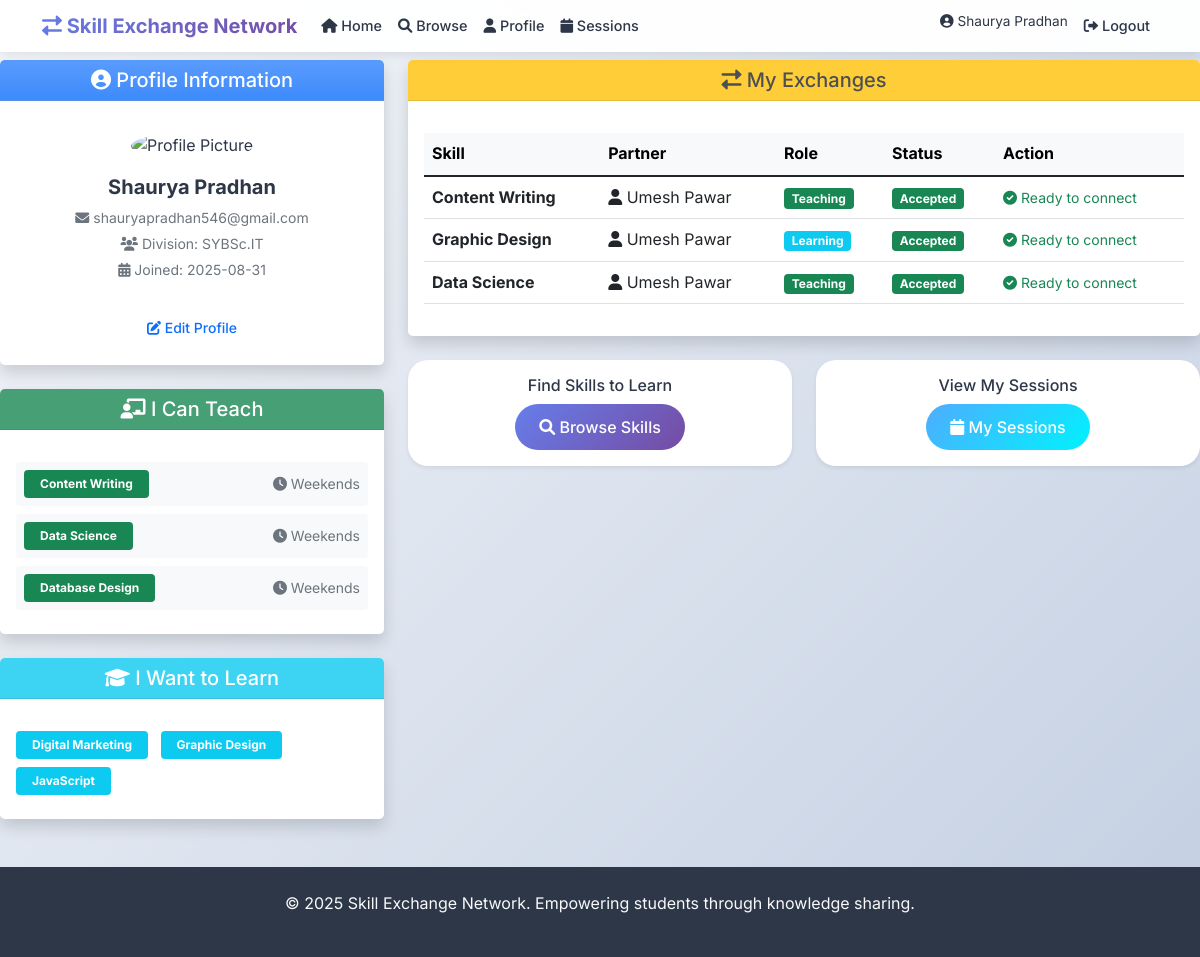
Screenshot of /profile (signed in) with the database file from the repository.
### tables this page shows
CREATE TABLE users (
                id INTEGER PRIMARY KEY AUTOINCREMENT,
                name TEXT NOT NULL,
                email TEXT UNIQUE NOT NULL,
                password TEXT NOT NULL,
                division TEXT NOT NULL,
                created_at TIMESTAMP DEFAULT CURRENT_TIMESTAMP
            );

CREATE TABLE user_teaches (
                id INTEGER PRIMARY KEY AUTOINCREMENT,
                user_id INTEGER NOT NULL,
                skill_id INTEGER NOT NULL,
                available_time TEXT,
                FOREIGN KEY (user_id) REFERENCES users (id),
                FOREIGN KEY (skill_id) REFERENCES skills (id)
            );

CREATE TABLE skills (
                id INTEGER PRIMARY KEY AUTOINCREMENT,
                name TEXT UNIQUE NOT NULL,
                category TEXT DEFAULT 'General'
            );

CREATE TABLE exchanges (
                id INTEGER PRIMARY KEY AUTOINCREMENT,
                teacher_id INTEGER NOT NULL,
                learner_id INTEGER NOT NULL,
                skill_id INTEGER NOT NULL,
                status TEXT DEFAULT 'pending',
                session_time TEXT,
                created_at TIMESTAMP DEFAULT CURRENT_TIMESTAMP,
                FOREIGN KEY (teacher_id) REFERENCES users (id),
                FOREIGN KEY (learner_id) REFERENCES users (id),
                FOREIGN KEY (skill_id) REFERENCES skills (id)
            );

### app.py (the view)
@app.route('/profile')
def profile():
    if 'user_id' not in session:
        flash('Please log in to access your profile!', 'warning')
        return redirect(url_for('login'))
    user_id = session['user_id']
    conn = get_db_connection()
    cursor = conn.cursor()
    try:
        cursor.execute('SELECT id, name, email, division, created_at FROM users WHERE id = ?', (user_id,))
        user = cursor.fetchone()
        if not user:
            session.clear()
            flash('User not found!', 'error')
            return redirect(url_for('login'))
        cursor.execute('''
            SELECT s.name, ut.available_time
            FROM skills s
            JOIN user_teaches ut ON s.id = ut.skill_id
            WHERE ut.user_id = ?
        ''', (user_id,))
        teaching_skills = cursor.fetchall()
        cursor.execute('''
            SELECT s.name
            FROM skills s
            JOIN user_learns ul ON s.id = ul.skill_id
            WHERE ul.user_id = ?
        ''', (user_id,))
        learning_skills = cursor.fetchall()
        cursor.execute('''
            SELECT
                e.id, e.status, e.session_time, e.created_at,
                s.name as skill_name,
                CASE
                    WHEN e.teacher_id = ? THEN u2.name
                    ELSE u1.name
                END as partner_name,
                CASE
                    WHEN e.teacher_id = ? THEN 'Teaching'
                    ELSE 'Learning'
                END as role
            FROM exchanges e
            JOIN skills s ON e.skill_id = s.id
            JOIN users u1 ON e.teacher_id = u1.id
            JOIN users u2 ON e.learner_id = u2.id
            WHERE e.teacher_id = ? OR e.learner_id = ?
            ORDER BY e.created_at DESC
        ''', (user_id, user_id, user_id, user_id))
        exchanges = cursor.fetchall()
    except Exception as e:
        flash(f'Error loading profile: {str(e)}', 'error')
        return redirect(url_for('index'))
    finally:
        conn.close()
    return render_template('profile.html',
                         user=user,
                         teaching_skills=teaching_skills,
                         learning_skills=learning_skills,
                         exchanges=exchanges)

### app.py (called while the page is built)
def get_db_connection():
    return db_manager.get_connection()

@app.before_request
def track_user_activity():
    if 'user_id' in session:
        active_users[session['user_id']] = datetime.utcnow()

### database.py (called while the page is built)
    def get_connection(self):
        return sqlite3.connect(self.db_name, check_same_thread=False)

### templates/profile.html (shortened to what this page needs)
{% extends "base.html" %}
{% block content %}
<div class="row">
    <div class="col-md-4">
        <div class="card shadow mb-4 rounded-3 border-0">
            <div class="card-header bg-gradient bg-primary text-white">
                <h5 class="mb-0"><i class="fas fa-user-circle"></i> Profile Information</h5>
            </div>
            <div class="card-body text-center">
                <img src="https://cdn-icons-png.flaticon.com/512/3135/3135715.png"
                     class="rounded-circle mb-3" width="100" alt="Profile Picture">
                <h5 class="fw-bold">{{ user[1] }}</h5>
                <p class="text-muted small mb-1"><i class="fas fa-envelope"></i> {{ user[2] }}</p>
                <p class="text-muted small mb-1"><i class="fas fa-users"></i> Division: {{ user[3] }}</p>
                <p class="text-muted small"><i class="fas fa-calendar-alt"></i> Joined: {{ user[4][:10] }}</p>
                <a href="#" class="btn btn-outline-primary btn-sm mt-2"><i class="fas fa-edit"></i> Edit Profile</a>
            </div>
        </div>
        <div class="card shadow mb-4 border-0 rounded-3">
            <div class="card-header bg-success text-white">
                <h5 class="mb-0"><i class="fas fa-chalkboard-teacher"></i> I Can Teach</h5>
            </div>
            <div class="card-body">
                {% if teaching_skills %}
                    {% for skill, time in teaching_skills %}
                    <div class="mb-2 d-flex justify-content-between align-items-center p-2 bg-light rounded">
                        <span class="badge bg-success px-3 py-2">{{ skill }}</span>
                        <small class="text-muted"><i class="fas fa-clock"></i> {{ time }}</small>
                    </div>
                    {% endfor %}
                {% else %}
                    <p class="text-muted">No teaching skills listed yet.</p>
                    <a href="{{ url_for('register') }}" class="btn btn-sm btn-outline-success">
                        <i class="fas fa-plus"></i> Add Skills
                    </a>
                {% endif %}
            </div>
        </div>
        <div class="card shadow border-0 rounded-3">
            <div class="card-header bg-info text-white">
                <h5 class="mb-0"><i class="fas fa-graduation-cap"></i> I Want to Learn</h5>
            </div>
            <div class="card-body">
                {% if learning_skills %}
                    {% for skill in learning_skills %}
                    <span class="badge bg-info me-2 mb-2 px-3 py-2">{{ skill[0] }}</span>
                    {% endfor %}
                {% else %}
                    <p class="text-muted">No learning goals set yet.</p>
                    <a href="{{ url_for('browse') }}" class="btn btn-sm btn-outline-info">
                        <i class="fas fa-search"></i> Browse Skills
                    </a>
                {% endif %}
            </div>
        </div>
    </div>
    <div class="col-md-8">
        <div class="card shadow border-0 rounded-3">
            <div class="card-header bg-warning text-dark">
                <h5 class="mb-0"><i class="fas fa-exchange-alt"></i> My Exchanges</h5>
            </div>
            <div class="card-body">
                {% if exchanges %}
                <div class="table-responsive">
                    <table class="table table-hover align-middle">
                        <thead class="table-light">
                            <tr>
                                <th>Skill</th>
                                <th>Partner</th>
                                <th>Role</th>
                                <th>Status</th>
                                <th>Action</th>
                            </tr>
                        </thead>
                        <tbody>
                            {% for exchange in exchanges %}
                            <tr>
                                <td><strong>{{ exchange[4] }}</strong></td>
                                <td><i class="fas fa-user"></i> {{ exchange[5] }}</td>
                                <td>
                                    {% if exchange[6] == 'Teaching' %}
                                        <span class="badge bg-success">Teaching</span>
                                    {% else %}
                                        <span class="badge bg-info">Learning</span>
                                    {% endif %}
                                </td>
                                <td>
                                    {% if exchange[1] == 'pending' %}
                                        <span class="badge bg-warning text-dark">Pending</span>
                                    {% elif exchange[1] == 'accepted' %}
                                        <span class="badge bg-success">Accepted</span>
                                    {% endif %}
                                </td>
                                <td>
                                    {% if exchange[1] == 'pending' and exchange[6] == 'Teaching' %}
                                        <a href="{{ url_for('accept_exchange', exchange_id=exchange[0]) }}"
                                           class="btn btn-sm btn-success"
                                           onclick="return confirm('Accept this exchange request?')">
                                           <i class="fas fa-check"></i> Accept
                                        </a>
                                    {% elif exchange[1] == 'accepted' %}
                                        <small class="text-success">
                                            <i class="fas fa-check-circle"></i> Ready to connect
                                        </small>
                                    {% else %}
                                        <small class="text-muted">
                                            <i class="fas fa-clock"></i> Waiting for response
                                        </small>
                                    {% endif %}
                                </td>
                            </tr>
                            {% endfor %}
                        </tbody>
                    </table>
                </div>
                {% endif %}
            </div>
        </div>
        <div class="row mt-4">
            <div class="col-md-6">
                <div class="card border-primary shadow-sm">
                    <div class="card-body text-center">
                        <h6 class="card-title">Find Skills to Learn</h6>
                        <a href="{{ url_for('browse') }}" class="btn btn-primary">
                            <i class="fas fa-search"></i> Browse Skills
                        </a>
                    </div>
                </div>
            </div>
            <div class="col-md-6">
                <div class="card border-success shadow-sm">
                    <div class="card-body text-center">
                        <h6 class="card-title">View My Sessions</h6>
                        <a href="{{ url_for('sessions') }}" class="btn btn-success">
                            <i class="fas fa-calendar"></i> My Sessions
                        </a>
                    </div>
                </div>
            </div>
        </div>
    </div>
</div>
{% endblock %}

### templates/base.html (shortened to what this page needs)
<!DOCTYPE html>
<html lang="en">
<head>
    <link href="https://cdn.jsdelivr.net/npm/bootstrap@5.1.3/dist/css/bootstrap.min.css" rel="stylesheet">
    <link href="https://cdnjs.cloudflare.com/ajax/libs/font-awesome/6.0.0/css/all.min.css" rel="stylesheet">
    <link href="{{ url_for('static', filename='css/style.css') }}" rel="stylesheet">
</head>
<body>
    <nav class="navbar navbar-expand-lg fixed-top">
        <div class="container">
            <a class="navbar-brand" href="{{ url_for('index') }}">
                <i class="fas fa-exchange-alt"></i> Skill Exchange Network
            </a>
            <div class="collapse navbar-collapse" id="navbarNav">
                <ul class="navbar-nav me-auto">
                    <li class="nav-item">
                        <a class="nav-link" href="{{ url_for('index') }}"><i class="fas fa-home"></i> Home</a>
                    </li>
                    <li class="nav-item">
                        <a class="nav-link" href="{{ url_for('browse') }}"><i class="fas fa-search"></i> Browse</a>
                    </li>
                    {% if session.user_id %}
                        <li class="nav-item">
                            <a class="nav-link" href="{{ url_for('profile') }}"><i class="fas fa-user"></i> Profile</a>
                        </li>
                        <li class="nav-item">
                            <a class="nav-link" href="{{ url_for('sessions') }}"><i class="fas fa-calendar"></i> Sessions</a>
                        </li>
                    {% endif %}
                </ul>
                <ul class="navbar-nav">
                    {% if session.user_id %}
                        <li class="nav-item">
                            <span class="navbar-text me-2">
                                <i class="fas fa-user-circle"></i> {{ session.user_name }}
                            </span>
                        </li>
                        <li class="nav-item">
                            <a class="nav-link" href="{{ url_for('logout') }}"><i class="fas fa-sign-out-alt"></i> Logout</a>
                        </li>
                    {% endif %}
                </ul>
            </div>
        </div>
    </nav>
    <main>
        {% block content %}{% endblock %}
    </main>
    <footer class="text-light text-center py-4 mt-5">
        <div class="container">
            <p>&copy; 2025 Skill Exchange Network. Empowering students through knowledge sharing.</p>
        </div>
    </footer>
</body>
</html>

### static/css/style.css (style rules this page uses)
:root { --primary-color: #667eea; --secondary-color: #764ba2; --accent-color: #f093fb; --success-color: #4facfe; --warning-color: #43e97b; --danger-color: #fa709a; --dark-color: #2d3748; --light-color: #f7fafc; --gradient-primary: linear-gradient(135deg, #667eea 0%, #764ba2 100%); --gradient-secondary: linear-gradient(135deg, #f093fb 0%, #f5576c 100%); --gradient-success: linear-gradient(135deg, #4facfe 0%, #00f2fe 100%); --gradient-warm: linear-gradient(135deg, #fa709a 0%, #fee140 100%); --shadow-soft: 0 10px 40px rgba(0,0,0,0.1); --shadow-hover: 0 20px 60px rgba(0,0,0,0.15); --border-radius: 20px; --transition: all 0.3s cubic-bezier(0.4, 0, 0.2, 1); }
* { margin: 0; padding: 0; box-sizing: border-box; }
body { font-family: 'Inter', 'Segoe UI', Tahoma, Geneva, Verdana, sans-serif; line-height: 1.6; color: var(--dark-color); background: linear-gradient(135deg, #f5f7fa 0%, #c3cfe2 100%); min-height: 100vh; }
.btn-primary { background: var(--gradient-success); color: white; }
.card-header { display: flex; align-items: center; justify-content: center; gap: 0.5rem; margin-bottom: 1rem; font-size: 0.9rem; opacity: 0.8; }
.navbar { background: rgba(255,255,255,0.95) !important; backdrop-filter: blur(20px); box-shadow: 0 2px 10px rgba(0,0,0,0.1); min-height: 50px !important; padding-top: 0.3rem !important; padding-bottom: 0.3rem !important; }
.navbar-brand { font-weight: 700; font-size: 1.25rem; background: var(--gradient-primary); -webkit-background-clip: text; background-clip: text; -webkit-text-fill-color: transparent; }
.navbar-nav .nav-link { font-weight: 500; color: var(--dark-color) !important; transition: var(--transition); position: relative; padding-top: 0.375rem !important; padding-bottom: 0.375rem !important; font-size: 0.9rem; }
.navbar-nav .nav-link::before { content: ''; position: absolute; bottom: 0; left: 50%; width: 0; height: 2px; background: var(--gradient-primary); transition: var(--transition); transform: translateX(-50%); }
.navbar-text { font-size: 0.85rem !important; color: var(--dark-color) !important; }
.card { border: none; border-radius: var(--border-radius); box-shadow: var(--shadow-soft); transition: var(--transition); overflow: hidden; }
.btn { border-radius: 25px; font-weight: 500; padding: 0.7rem 1.5rem; transition: var(--transition); border: none; }
.btn-primary { background: var(--gradient-primary); border: none; }
.btn-success { background: var(--gradient-success); border: none; }
footer { background: var(--dark-color) !important; color: white; }

### rows the page displays
users: user_name "Shaurya Pradhan", name "Shaurya Pradhan", email "shauryapradhan546@gmail.com", division "SYBSc.IT", created_at "2025-08-31"
user_teaches: name "Content Writing", available_time "Weekends"
user_teaches: name "Data Science", available_time "Weekends"
user_teaches: name "Database Design", available_time "Weekends"
skills: name "Digital Marketing"
skills: name "Graphic Design"
skills: name "JavaScript"
exchanges: name "Content Writing", exchange "Umesh Pawar", shows "Teaching", status "Accepted"
exchanges: name "Graphic Design", exchange "Umesh Pawar", shows "Learning", status "Accepted"
exchanges: name "Data Science", exchange "Umesh Pawar", shows "Teaching", status "Accepted"
